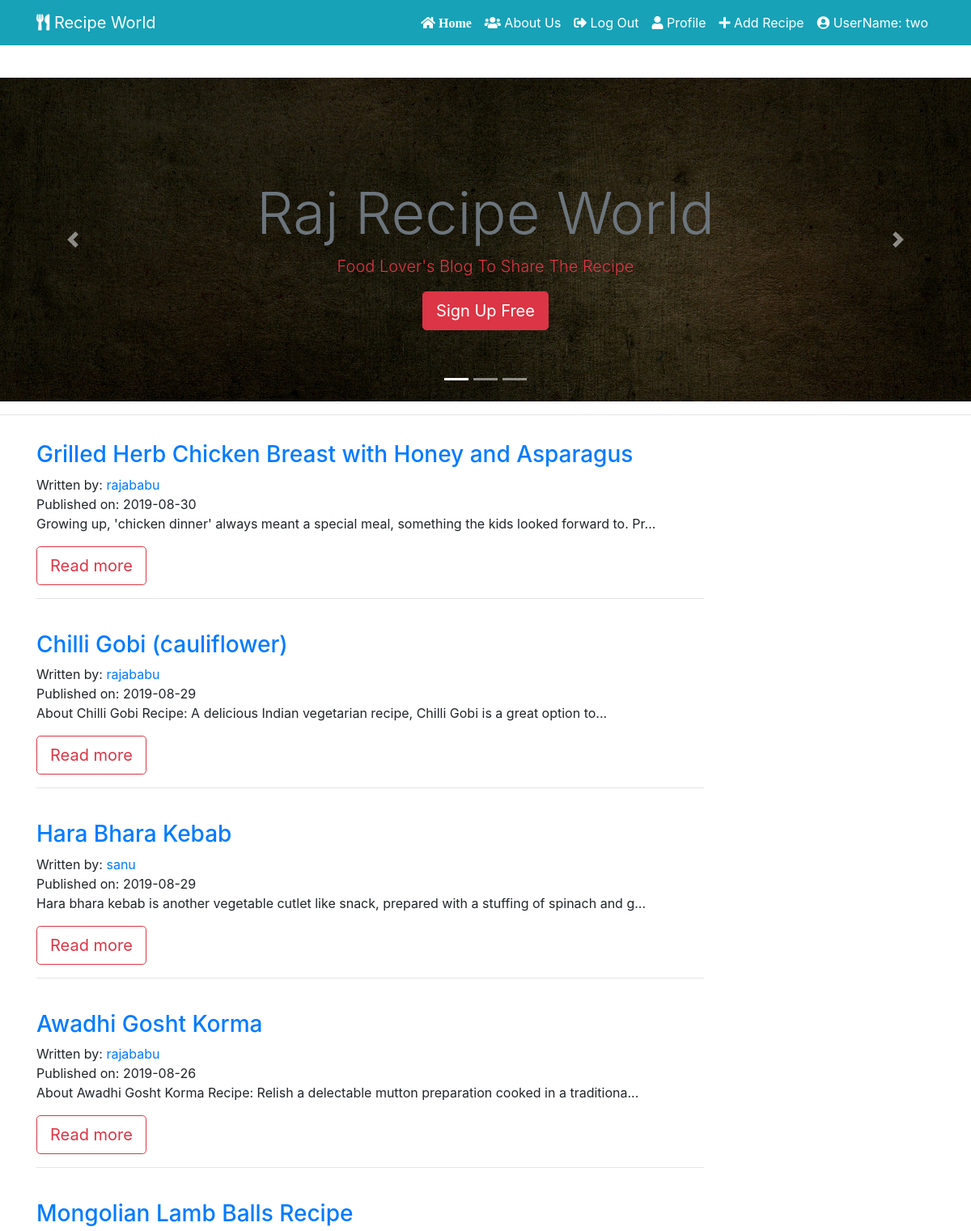
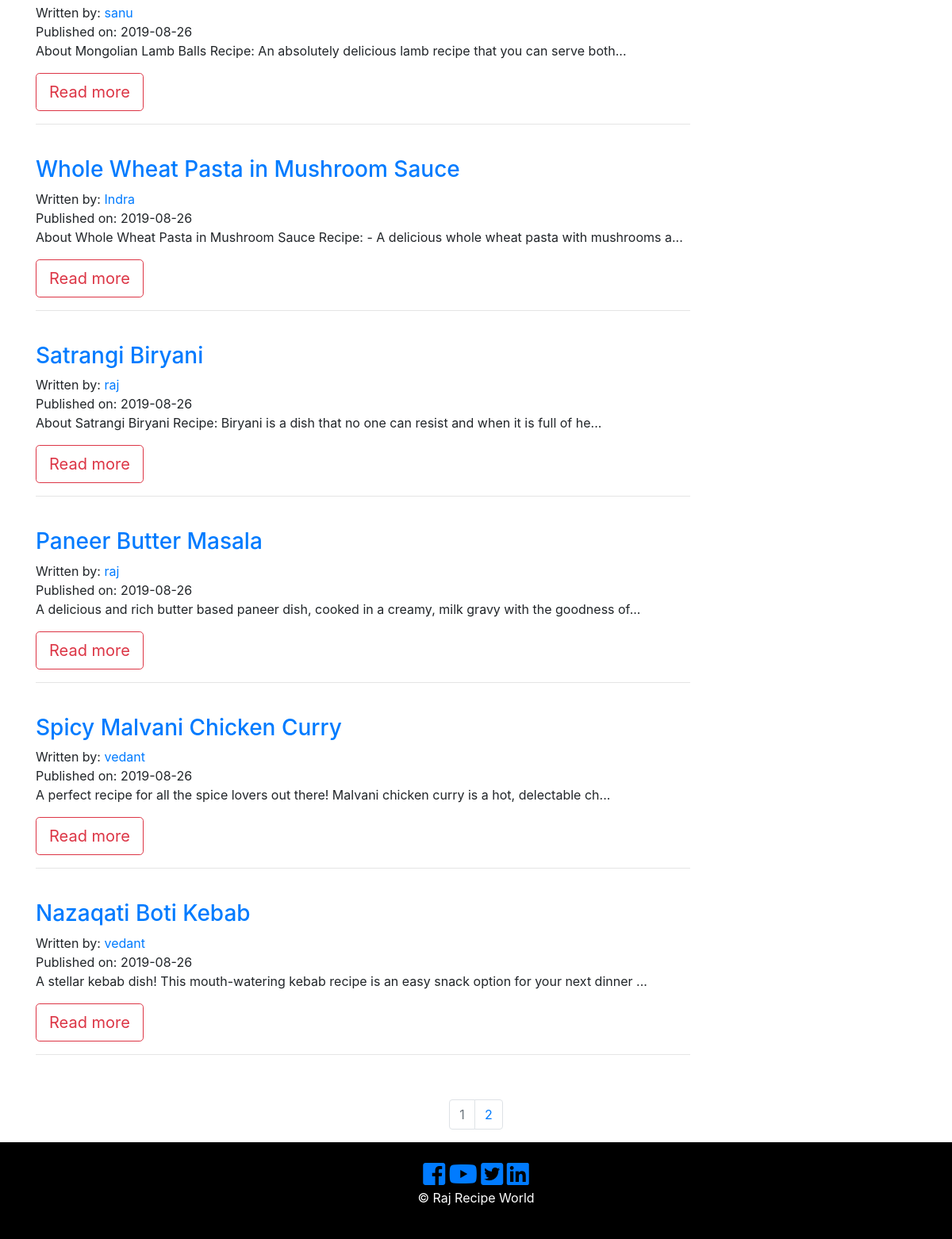
The page / (signed in) on the database its author committed (2 pictures, top to bottom).
### recipe_app/models.py (models this page shows, shortened)
class User(db.Model, UserMixin):
     __tablename__ = 'users'
     id = db.Column(db.Integer, primary_key = True)
     picture = db.Column(db.String(128), default='default_profile.png', nullable=False)
     email = db.Column(db.String(64), unique=True, index=True)
     username = db.Column(db.String(64), unique=True, index=True)
     password_hash = db.Column(db.String(128))
     recipe = db.relationship('RecipePost', backref='author', lazy=True)
     def __repr__(self):
        return f"UserName: {self.username}"

class RecipePost(db.Model):
    __searchable__ = ['recipe_name']
    users = db.relationship(User)
    id = db.Column(db.Integer, primary_key=True)
    user_id = db.Column(db.Integer, db.ForeignKey('users.id'), nullable=False)
    date = db.Column(db.DateTime, nullable=False, default=datetime.utcnow)
    recipe_image = db.Column(db.String(128), default=None, nullable=True)
    recipe_name = db.Column(db.String(164), nullable=False)
    course = db.Column(db.String(164), nullable=False)
    food_category = db.Column(db.String(164), nullable=False)
    cuisine = db.Column(db.String(164), nullable=False)
    prep_time = db.Column(db.String(164), nullable=False)
    cook_time = db.Column(db.String(164), nullable=False)
    allergens = db.Column(db.String(164), nullable=False)
    serving = db.Column(db.String(164), nullable=False)
    ingredients = db.Column(db.Text, nullable=False)
    recipe_description = db.Column(db.Text, nullable=False)

### recipe_app/core/views.py (the view)
@core.route('/')
def index():
    page = request.args.get('page', 1, type=int)
    all_recipies_posts = RecipePost.query.order_by(RecipePost.date.desc()).paginate(page=page, per_page=10)
    return render_template('index.html', all_recipies_posts = all_recipies_posts)

### recipe_app/models.py (called while the page is built)
@login_manager.user_loader
def load_user(user_id):
    return User.query.get(user_id)

### recipe_app/templates/index.html (shortened to what this page needs)
{% extends "base.html" %}
{% block content %}
  <section id="showcase" class="">
    <div id="myCarousel" class="carousel slide" data-ride="carousel">
      <ol class="carousel-indicators">
        <li data-target="#myCarousel" data-slide-to="0" class="active"></li>
        <li data-target="#myCarousel" data-slide-to="1"></li>
        <li data-target="#myCarousel" data-slide-to="2"></li>
      </ol>
      <div class="carousel-inner">
        <div class="carousel-item carousel-image-1 active">
          <div class="container">
            <div class="carousel-caption d-none d-sm-block text-center mb-5">
              <h1 class="display-3 text-secondary"> Raj Recipe World</h1>
              <p class="lead text-danger"> Food Lover's Blog To Share The Recipe </p>
              <a href="{{ url_for('users.register') }}" class="btn btn-danger btn-lg">Sign Up Free</a>
            </div>
          </div>
        </div>
      </div>
      <a href="#myCarousel" data-slide="prev" class="carousel-control-prev">
        <span class="carousel-control-prev-icon"></span>
      </a>
      <a href="#myCarousel" data-slide="next" class="carousel-control-next">
        <span class="carousel-control-next-icon"></span>
      </a>
    </div>
  </section>
  <hr>
<section id="info" class="py-3">
  <div class="container">
    {% for recipe in all_recipies_posts.items %}
    <div class="row">
      <div class="col-md-9 align-self-center">
        <h3> <a href="{{ url_for('recipe_posts.recipe_post', recipe_post_id=recipe.id) }}">{{ recipe.recipe_name }}</a> </h3>
          <p>
            Written by: <a href="{{ url_for('users.user_recipies', username = recipe.author.username) }}">{{ recipe.author.username }}</a>
            <br/>
            Published on: {{ recipe.date.strftime('%Y-%m-%d') }}
            <br/>
            {{ recipe.recipe_description[:100] }}...
            </p>
              <a href="{{ url_for('recipe_posts.recipe_post', recipe_post_id=recipe.id) }}" class="btn btn-outline-danger btn-lg">Read more</a>
              <hr>
               <br/>
          </div>
            <div class="col-md-3">
             </div>
           </div>
           {% endfor %}
  </div>
</section>
<nav aria-label="Page navigation example">
  <ul class="pagination justify-content-center">
    {% for page_num in all_recipies_posts.iter_pages(left_edge=1, right_edge=1, left_current=1, right_current=2) %}
            {% if all_recipies_posts.page == page_num %}
              <li class="page-item disabled">
                <a class="page-link" href="{{ url_for('core.index', page=page_num) }}">{{ page_num }}</a>
              </li>
            {% else %}
              <li class="page-item">
                <a class="page-link" href="{{ url_for('core.index', page=page_num) }}">{{ page_num }}</a>
              </li>
            {% endif %}
    {% endfor %}
  </ul>
</nav>
{% endblock %}

### recipe_app/templates/base.html (shortened to what this page needs)
<!DOCTYPE html>
<html lang="en">
  <head>
      <link rel="stylesheet" href="https://stackpath.bootstrapcdn.com/bootstrap/4.3.1/css/bootstrap.min.css">
      <link type="text/css" rel="stylesheet" href="{{ url_for('static', filename='css/master.css') }}"/>
      <link rel="stylesheet" href="https://use.fontawesome.com/releases/v5.3.1/css/all.css"
>
      <link rel="stylesheet" href="https://cdnjs.cloudflare.com/ajax/libs/ekko-lightbox/5.3.0/ekko-lightbox.css" />
      <link rel="stylesheet" href="https://cdnjs.cloudflare.com/ajax/libs/slick-carousel/1.9.0/slick.css" />
      <link rel="stylesheet" href="https://cdnjs.cloudflare.com/ajax/libs/slick-carousel/1.9.0/slick-theme.min.css" />
  </head>
<body>
  <header class="py-5" >
<nav class="navbar navbar-expand-sm navbar-dark bg-info fixed-top ">
    <div class="container">
      <a href="{{ url_for('core.index') }}" target="_blank" class="navbar-brand"> <i class="fas fa-utensils icon-nav"></i> Recipe World</a>
      <div class="collapse navbar-collapse" id="navbarCollapse">
      <ul class="navbar-nav ml-auto">
            <li class="nav-item active">
              <a class="nav-link text-white" href="{{ url_for('core.index') }}">
                <i class="fas fa-home icon-nav"> Home </i>
              </a>
            </li>
            <li class="nav-item">
              <a class="nav-link text-white" href="{{ url_for('core.info') }}"> <i class="fas fa-users icon-nav"></i> About Us</a>
            </li>
            {% if current_user.is_authenticated %}
            <li class="nav-item">
                <a class="nav-link text-white" href="{{ url_for('users.logout') }}"> <i class="fas fa-sign-out-alt icon-nav"></i> Log Out </a>
            </li>
            <li class="nav-item">
                <a class="nav-link text-white" href="{{ url_for('users.account') }}">
                  <i class="fas fa-user icon-nav"> </i> Profile </a>
            </li>
            <li class="nav-item">
                <a class="nav-link text-white" href="{{ url_for('recipe_posts.create_recipe') }}">
                  <i class="fas fa-plus icon-nav"></i> Add Recipe</a>
            </li>
             <li class="nav-item">
                <a class="nav-link text-white" href="{{ url_for('users.user_recipies' , username=current_user.username) }}"> <i class="fas fa-user-circle icon-nav"> </i> {{ current_user }} </a>
              </li>
              {% endif %}
    </ul>
    </div>
   </div>
  </nav>
 </header>
  {% block content %}
  {% endblock %}
         <footer id="main-footer" class="text-center p-4">
          <div class="container">
              <div class="row">
                <div class="col">
                    <a href="#"> <i class="fab fa-facebook-square fa-2x"> </i> </a>
                    <a href="#"> <i class="fab fa-youtube fa-2x"> </i> </a>
                    <a href="#"> <i class="fab fa-twitter-square fa-2x"></i> </a>
                    <a href="#"> <i class="fab fa-linkedin fa-2x"></i> </a>
                  <p> &copy;
                     Raj Recipe World </p>
                </div>
              </div>
            </div>
          </footer>
  </body>
</html>

### recipe_app/static/css/master.css (style rules this page uses)
.carousel-item { height: 400px; width: 100% !important; background-position: center; -webkit-background-size: cover; -moz-background-size: cover; background-size: cover; -o-background-size: cover; }
.carousel-image-1 { background: url('../img/cook-3_1920.jpg'); background-size: cover; }
#main-footer { background: #000; color: #fff; }

### rows shown on the page
User: username "UserName: two"
RecipePost: recipe_name "Grilled Herb Chicken Breast with Honey and Asparagus", author.username "rajababu", date "2019-08-30", recipe_description "Growing up, 'chicken dinner' always meant a special meal, something the kids looked forward to. Pr"
RecipePost: recipe_name "Chilli Gobi (cauliflower)", author.username "rajababu", date "2019-08-29", recipe_description "About Chilli Gobi Recipe: A delicious Indian vegetarian recipe, Chilli Gobi is a great option to"
RecipePost: recipe_name "Hara Bhara Kebab", author.username "sanu", date "2019-08-29", recipe_description "Hara bhara kebab is another vegetable cutlet like snack, prepared with a stuffing of spinach and g"
RecipePost: recipe_name "Awadhi Gosht Korma", author.username "rajababu", date "2019-08-26", recipe_description "About Awadhi Gosht Korma Recipe: Relish a delectable mutton preparation cooked in a traditiona"
RecipePost: recipe_name "Mongolian Lamb Balls Recipe", author.username "sanu", date "2019-08-26", recipe_description "About Mongolian Lamb Balls Recipe: An absolutely delicious lamb recipe that you can serve both"
RecipePost: recipe_name "Whole Wheat Pasta in Mushroom Sauce", author.username "Indra", date "2019-08-26", recipe_description "About Whole Wheat Pasta in Mushroom Sauce Recipe: - A delicious whole wheat pasta with mushrooms a"
RecipePost: recipe_name "Satrangi Biryani", author.username "raj", date "2019-08-26", recipe_description "About Satrangi Biryani Recipe: Biryani is a dish that no one can resist and when it is full of he"
RecipePost: recipe_name "Paneer Butter Masala", author.username "raj", date "2019-08-26", recipe_description "A delicious and rich butter based paneer dish, cooked in a creamy, milk gravy with the goodness of"
RecipePost: recipe_name "Spicy Malvani Chicken Curry", author.username "vedant", date "2019-08-26", recipe_description "A perfect recipe for all the spice lovers out there! Malvani chicken curry is a hot, delectable ch"
RecipePost: recipe_name "Nazaqati Boti Kebab", author.username "vedant", date "2019-08-26", recipe_description "A stellar kebab dish! This mouth-watering kebab recipe is an easy snack option for your next dinner"

### other values the page prints
{{ page_num }} "1"
{{ page_num }} "2"
